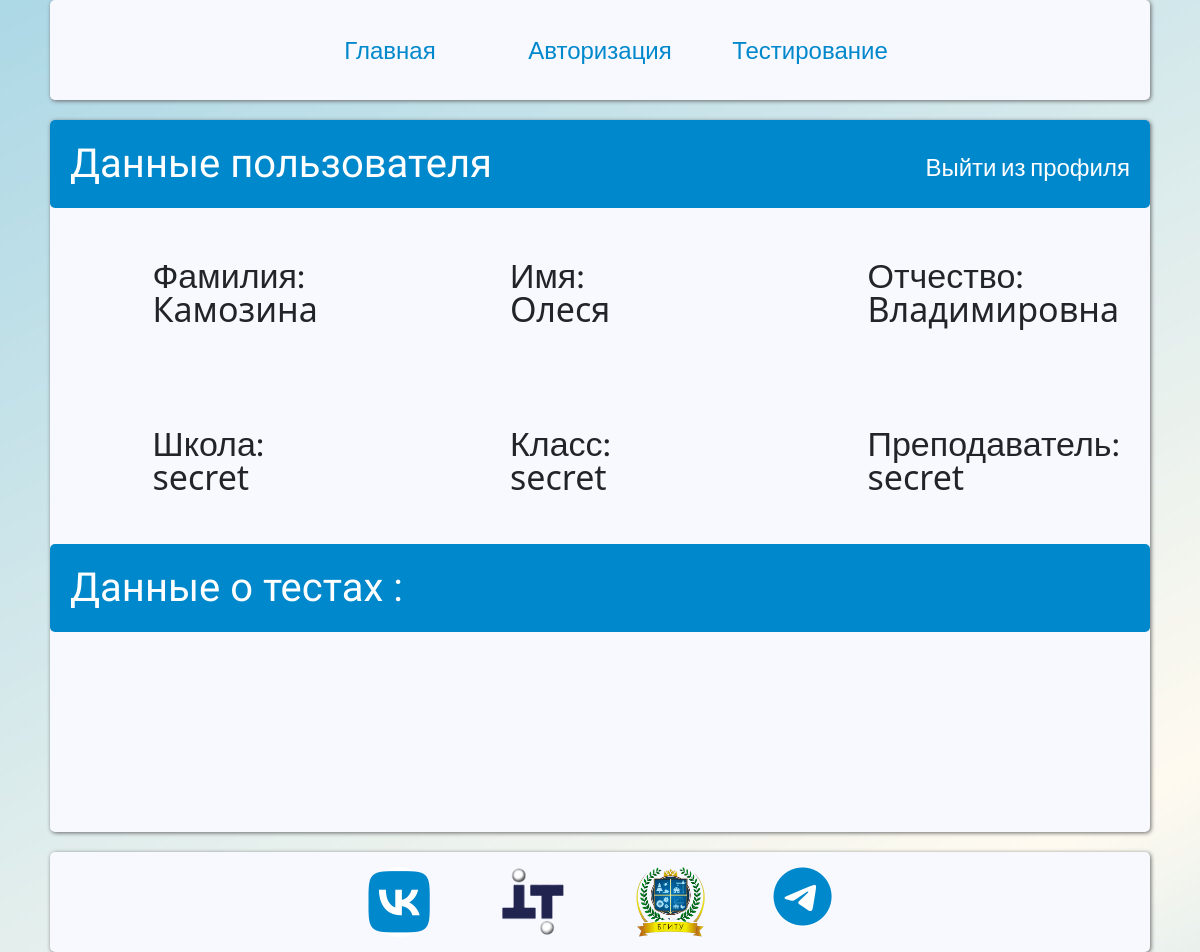
Screenshot of /profile/1 (signed in) with the database file from the repository.
### app/models.py (models this page shows, shortened)
class User(UserMixin, db.Model):
    __tablename__ = 'user'
    id = db.Column(db.Integer, primary_key=True)
    surname = db.Column(db.String(50), nullable=False)
    name = db.Column(db.String(50), nullable=False)
    patronomyc = db.Column(db.String(50), nullable=True)
    school = db.Column(db.String(120), nullable=False)
    s_class = db.Column(db.String(10), nullable=False)
    s_teacher = db.Column(db.String(60), nullable=False)
    login = db.Column(db.String(40), nullable=False)
    password = db.Column(db.String(128), nullable=False)
    usertype = db.Column(db.String(20),nullable= False)

### app/routes.py (the view)
@app.route('/profile/<string:id>')
def profile(id):
    user = User.query.filter_by(id=current_user.id).first()
    testdata = db.session.query(Test_result.grade,Test.Name,Test_result.date_time).filter(Test_result.user == current_user.id).order_by(Test_result.date_time.desc()).limit(1)
    return render_template('profile.html',user=user,testdata=testdata,title="Личный кабинет",menu=user_menu)

### app/routes.py (called while the page is built)
@Login_Manager.user_loader
def load_user(user_id):
    return User.query.get(int(user_id))

### app/templates/profile.html (shortened to what this page needs)
{% extends "base.html" %}
{% block content %}
    <div class="userinfo">
        <div class="info-head">
            <h1>Данные пользователя</h1>
            <a href="{{ url_for('logout') }}" class="logout">Выйти из профиля</a>
        </div>
        <div class="maininfo">
             <div class="info-item"><p>Фамилия:</p>
                {{ user.surname }}</div>
            <div class="info-item"><p>Имя:</p>
                {{ user.name }}</div>
            <div class="info-item"><p>Отчество:</p>
                {{ user.patronomyc }} </div>
            <div class="info-item"><p>Школа:</p>
                {{ user.school }}</div>
            <div class="info-item"><p>Класс:</p>
                {{ user.s_class }}</div>
            <div class="info-item"><p>Преподаватель:</p>
                {{ user.s_teacher }}</div>
        </div>
        <div class="info-head">
            <h1>Данные о тестах : </h1>
        </div>
        <div class="test-info">
        </div>
    </div>
{% endblock %}

### app/static/css/styles.css (style rules this page uses)
*, *:before, *:after { box-sizing: border-box; margin: 0px; padding: 0px; }
h1, h2, h3, h4, h5 { font-family: 'Oswald', sans-serif; }
p, a, li { font-family: 'Lato', sans-serif; }
body { background-image: url(../images/bg_main.jpg); background-attachment: fixed; }
html, body, div, span, h1, p, ul, li { margin: 0; padding: 0; border: 0; vertical-align: baseline; }
html, body, .wrap { height: 100%; line-height: 1; }
.userinfo { max-width: 100%; margin: 20px auto; min-height: 600px; background-color: #F8F8FF; border-radius: 5px; box-shadow: 1px 1px 4px #666; }
.info-head { border-radius: 5px; background-color: #0088cc; width: 100%; color: white; padding: 20px; display: flex; justify-content: space-between; }
.logout { font-size: 24px; padding-top: 15px; color: white; text-decoration: none; }
.maininfo { min-height: 300px; display: flex; font-size: 34px; flex-wrap: wrap; justify-content: space-evenly; }
.info-item { padding: 50px 75px; width: 330px; display: flex; flex-direction: column; flex-wrap: wrap; }
.test-info { font-size: 30px; padding: 50px 70px; display: flex; flex-direction: row; align-items: center; min-height: 200px; flex-wrap: wrap; }

### rows the page displays
User: surname "Камозина", name "Олеся", patronomyc "Владимировна", school "secret", s_class "secret", s_teacher "secret"

### other values shown
{{ m['name'] }} "Главная" "Авторизация" "Тестирование"
